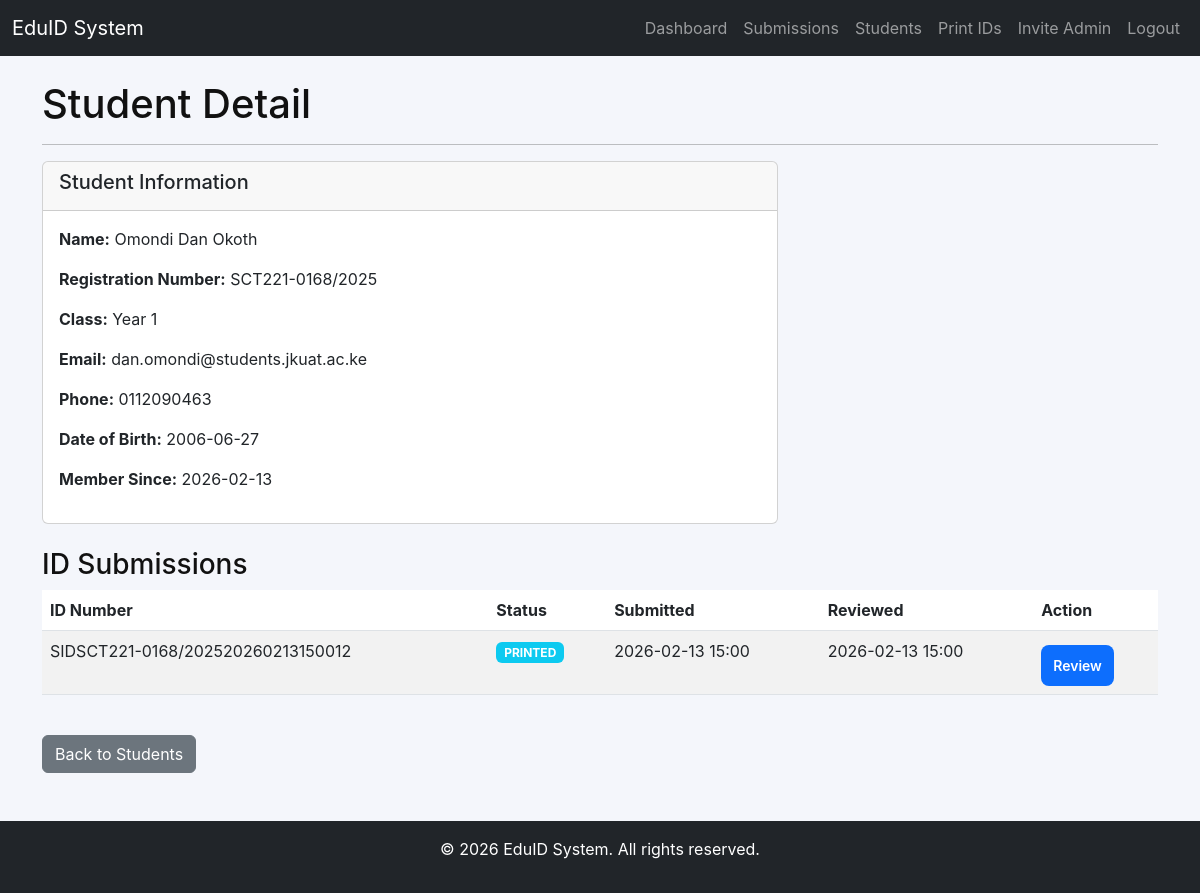
/admin/student/1 (signed in), run on the app's committed database.
### app/models/student.py (models this page shows)
class Student(db.Model):
    id = db.Column(db.Integer, primary_key=True)
    user_id = db.Column(db.Integer, db.ForeignKey('user.id'), nullable=False, unique=True)
    reg_no = db.Column(db.String(30), unique=True, nullable=False)
    full_name = db.Column(db.String(120), nullable=False)
    school_name = db.Column(db.String(200))  # School name
    course = db.Column(db.String(200))  # Course/Program name
    email = db.Column(db.String(120))
    phone = db.Column(db.String(20))
    date_of_birth = db.Column(db.Date)
    class_level = db.Column(db.String(50))
    valid_until = db.Column(db.Date)  # ID valid until date
    photo = db.Column(db.String(200))
    blood_type = db.Column(db.String(10))  # e.g., O+, A-, AB+
    allergies = db.Column(db.String(200))
    emergency_contact_name = db.Column(db.String(120))
    emergency_contact_phone = db.Column(db.String(20))
    school_ids = db.relationship('SchoolID', backref='student', lazy=True, cascade='all, delete-orphan')
    created_at = db.Column(db.DateTime, default=datetime.utcnow)
    updated_at = db.Column(db.DateTime, default=datetime.utcnow, onupdate=datetime.utcnow)

class SchoolID(db.Model):
    id = db.Column(db.Integer, primary_key=True)
    student_id = db.Column(db.Integer, db.ForeignKey('student.id'), nullable=False)
    id_number = db.Column(db.String(50), unique=True, nullable=False)
    status = db.Column(db.String(20), default='pending')  # pending, approved, rejected, printed
    submission_date = db.Column(db.DateTime, default=datetime.utcnow)
    approval_date = db.Column(db.DateTime)
    rejection_reason = db.Column(db.Text)
    qr_code = db.Column(db.String(200))  # path to QR code image
    preview_image = db.Column(db.String(200))  # path to ID preview image
    pdf_file = db.Column(db.String(200))  # path to generated PDF
    notes = db.Column(db.Text)  # admin notes
    created_at = db.Column(db.DateTime, default=datetime.utcnow)
    updated_at = db.Column(db.DateTime, default=datetime.utcnow, onupdate=datetime.utcnow)

### app/routes/admin.py (the view)
@admin_bp.route("/student/<int:student_id>")
@login_required
@admin_required
def student_detail(student_id):
    student = Student.query.get_or_404(student_id)
    school_ids = SchoolID.query.filter_by(student_id=student_id).order_by(SchoolID.submission_date.desc()).all()
    return render_template("admin/student_detail.html", student=student, school_ids=school_ids)

### app/templates/admin/student_detail.html (shortened to what this page needs)
{% extends "base.html" %}
{% block content %}
<h1>Student Detail</h1>
<hr>
<div class="row mb-4">
    <div class="col-md-8">
        <div class="card">
            <div class="card-header">
                <h5>Student Information</h5>
            </div>
            <div class="card-body">
                <p><strong>Name:</strong> {{ student.full_name }}</p>
                <p><strong>Registration Number:</strong> {{ student.reg_no }}</p>
                <p><strong>Class:</strong> {{ student.class_level or 'N/A' }}</p>
                <p><strong>Email:</strong> {{ student.email or 'N/A' }}</p>
                <p><strong>Phone:</strong> {{ student.phone or 'N/A' }}</p>
                {% if student.date_of_birth %}
                    <p><strong>Date of Birth:</strong> {{ student.date_of_birth.strftime('%Y-%m-%d') }}</p>
                {% endif %}
                <p><strong>Member Since:</strong> {{ student.created_at.strftime('%Y-%m-%d') }}</p>
            </div>
        </div>
    </div>
</div>
<div class="row">
    <div class="col-md-12">
        <h3>ID Submissions</h3>
        {% if school_ids %}
            <div class="table-responsive">
                <table class="table table-striped">
                    <thead>
                        <tr>
                            <th>ID Number</th>
                            <th>Status</th>
                            <th>Submitted</th>
                            <th>Reviewed</th>
                            <th>Action</th>
                        </tr>
                    </thead>
                    <tbody>
                        {% for id in school_ids %}
                            <tr>
                                <td>{{ id.id_number }}</td>
                                <td>
                                    <span class="badge bg-{{ 'success' if id.status == 'approved' else 'warning' if id.status == 'pending' else 'info' if id.status == 'printed' else 'danger' }}">
                                        {{ id.status|upper }}
                                    </span>
                                </td>
                                <td>{{ id.submission_date.strftime('%Y-%m-%d %H:%M') }}</td>
                                <td>
                                    {% if id.approval_date %}
                                        {{ id.approval_date.strftime('%Y-%m-%d %H:%M') }}
                                    {% else %}
                                        -
                                    {% endif %}
                                </td>
                                <td>
                                    <a href="{{ url_for('admin.review_submission', id_id=id.id) }}" class="btn btn-sm btn-primary">Review</a>
                                </td>
                            </tr>
                        {% endfor %}
                    </tbody>
                </table>
            </div>
        {% else %}
            <div class="alert alert-info">No ID submissions from this student</div>
        {% endif %}
    </div>
</div>
<div class="mt-4">
    <a href="{{ url_for('admin.students_list') }}" class="btn btn-secondary">Back to Students</a>
</div>
{% endblock %}

### app/static/css/style.css (style rules this page uses)
:root { --bg:#f4f6fb; --card:#ffffff; --muted:#6c757d; --accent:#0d6efd; --danger:#dc3545; --radius:10px; --max-width:420px; }
* { box-sizing:border-box }
body { font-family:Inter,system-ui,Segoe UI,Roboto,Arial,sans-serif;background:var(--bg);margin:0;color:#111 }
.btn-primary { margin-top:6px;padding:10px 12px;background:var(--accent);color:#fff;border:none;border-radius:8px;font-weight:600;cursor:pointer }
a { color:var(--accent) }

### data on the page
Student: full_name "Omondi Dan Okoth", reg_no "SCT221-0168/2025", class_level "Year 1", email "dan.omondi@students.jkuat.ac.ke", phone "0112090463", date_of_birth "2006-06-27", created_at "2026-02-13"
SchoolID: id_number "SIDSCT221-0168/202520260213150012", status "PRINTED", submission_date "2026-02-13 15:00", approval_date "2026-02-13 15:00"
